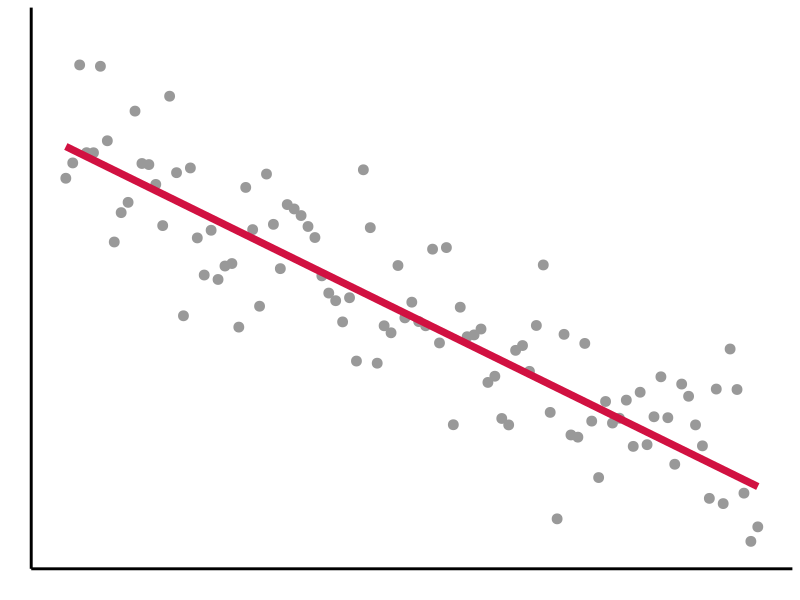
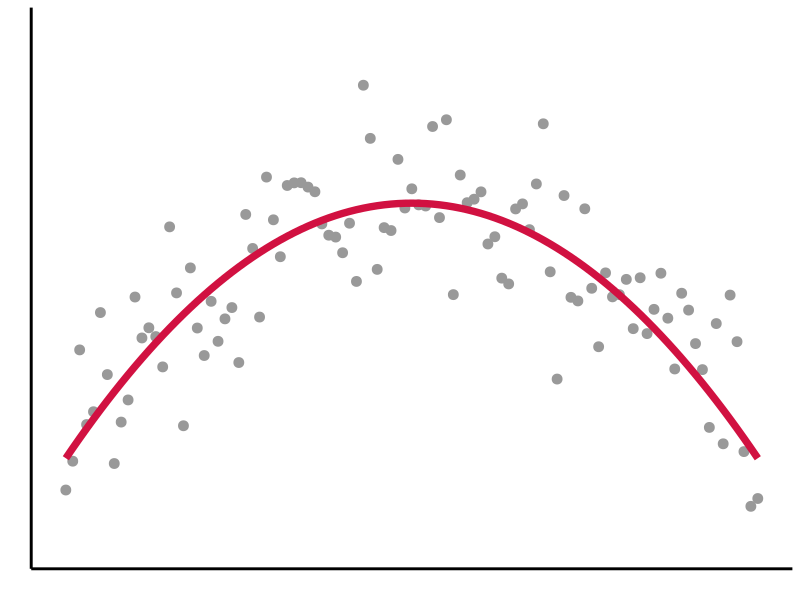
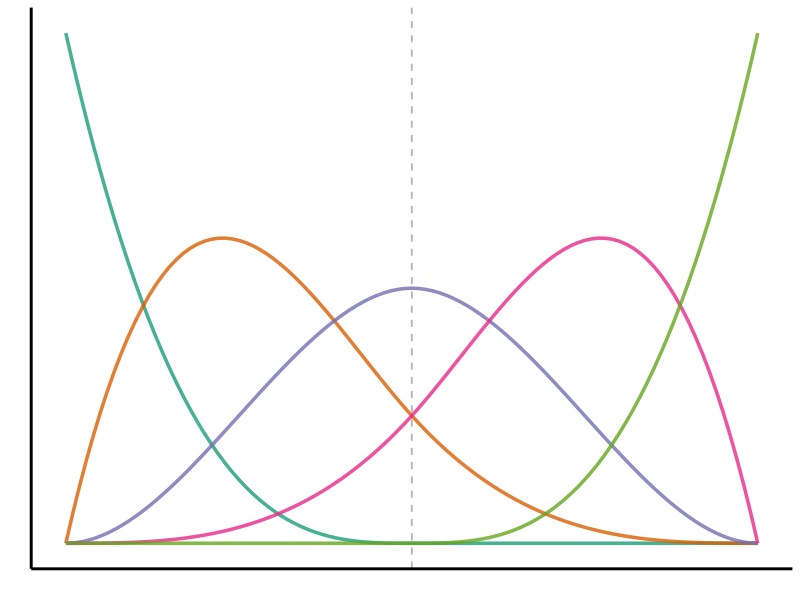
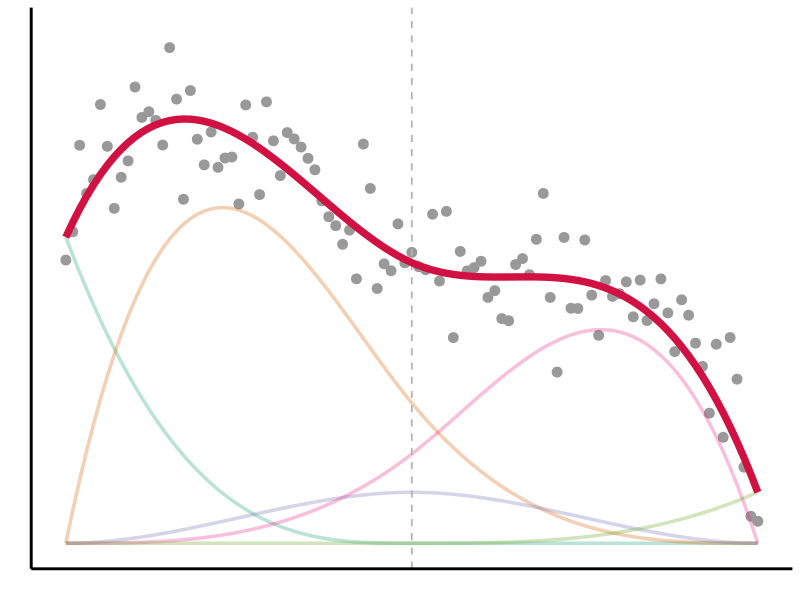
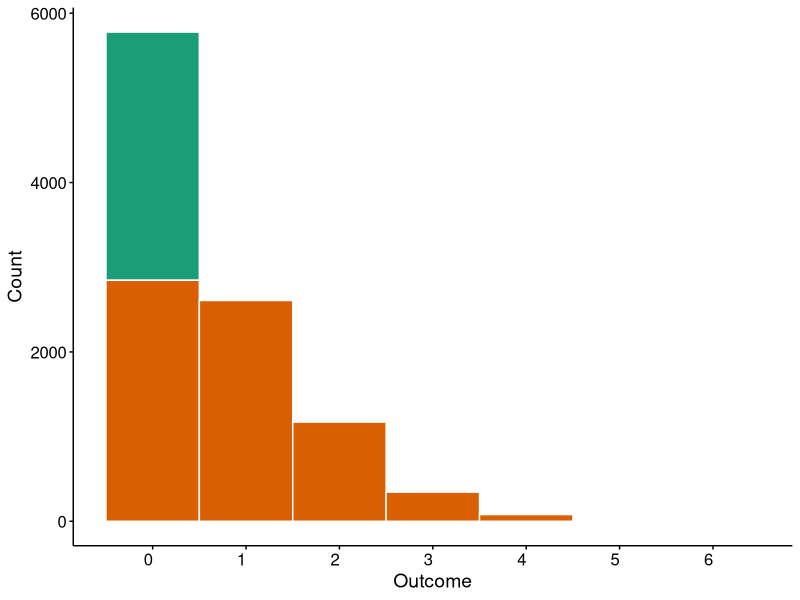

Write the R code that produced these figures, in order.
rm(list=ls())

library(here)       # version 1.0.1
library(splines2)   # version 0.5.0
library(tidyverse)  # version 2.0.0

output_fig_dir <- here("Figures")
if (!dir.exists(output_fig_dir)){
  dir.create(output_fig_dir, recursive = TRUE)
}

# Figure S1

## Simple linear regression
x <- seq(0, 1, 0.01)
set.seed(123)
gp <- data.frame(x = x, y = -6*x+7+rnorm(x,0,1)) %>% 
  ggplot(aes(x=x, y=y))+
  geom_point(size=3, color="gray60")+
  stat_function(fun=function(x) -6*x+7, color="#d11141", size=2.5)+
  scale_y_continuous(limits=c(0,9))+
  theme_classic()+
  labs(y="", x="")+
  theme(axis.text.y=element_blank(),
        axis.text.x=element_blank(),
        axis.ticks=element_blank(),
        axis.line=element_line(color="black", size=1))
print(gp)
ggsave(file = here("Figures", "Figure_S1_1.png"), plot=gp, dpi=350, width=6.2, height=4.2)    


## Quadratic regression
set.seed(123)
gp <- data.frame(x = x, y = -18*(x-0.5)^2+6+rnorm(x,0,1)) %>% 
  ggplot(aes(x=x, y=y))+
  geom_point(size=3, color="gray60")+
  stat_function(fun=function(x) -18*(x-0.5)^2+6, color="#d11141", size=2.5)+
  scale_y_continuous(limits=c(0,9))+
  theme_classic()+
  labs(y="", x="")+
  theme(axis.text.y=element_blank(),
        axis.text.x=element_blank(),
        axis.ticks=element_blank(),
        axis.line=element_line(color="black", size=1))
print(gp)
ggsave(file = here("Figures", "Figure_S1_2.png"), plot=gp, dpi=350, width=6.2, height=4.2)    


## B-Spline regression
### base functions
knots <- seq(0, 1, length=3)
knots <- knots[2:(length(knots)-1)]
bsMat <- t(bSpline(x, knots=knots, degree=3, intercept=TRUE))

### Visualization of base functions
gp <- as.data.frame(t(bsMat)) %>% cbind(x) %>% 
  pivot_longer(!`x`, names_to="basis_id", values_to="value") %>% 
  ggplot(aes(x=x, y=value, color=basis_id))+
  geom_line(size=1.2, alpha=0.8)+
  geom_vline(data=data.frame(knots), aes(xintercept=knots), linetype="dashed", color="gray70", size=0.6)+
  scale_y_continuous(limits=c(0,1))+
  scale_color_brewer(palette="Dark2")+
  theme_classic()+
  labs(y="", x="")+
  theme(axis.text.y=element_blank(),
        axis.text.x=element_blank(),
        axis.ticks=element_blank(),
        axis.line=element_line(color="black", size=1),
        legend.position="none")
print(gp)
ggsave(file = here("Figures", "Figure_S1_3.png"), plot=gp, dpi=350, width=6.2, height=2.2)

### weights of base functions
w <- c(6, 11, 2, 7, 1)

### Make the figure
set.seed(123)
gp <- as.data.frame(t(w*bsMat)) %>% cbind(x) %>% 
  pivot_longer(!`x`, names_to="basis_id", values_to="value") %>% 
  ggplot(aes(x=x, y=value, color=basis_id))+
  geom_point(data=data.frame(x = x, y = t(w%*%bsMat)+rnorm(x, 0, 0.8)), aes(x=x, y=y), size=3, color="gray60")+
  geom_line(size=1.2, alpha=0.3)+
  geom_vline(data=data.frame(knots), aes(xintercept=knots), linetype="dashed", color="gray70", size=0.6)+
  geom_line(data=data.frame(x = x, y = t(w%*%bsMat)), aes(x=x, y=y), color="#d11141", size=2.5)+
  scale_y_continuous(limits=c(0,10))+
  scale_color_brewer(palette="Dark2")+
  theme_classic()+
  labs(y="", x="")+
  theme(axis.text.y=element_blank(),
        axis.text.x=element_blank(),
        axis.ticks=element_blank(),
        axis.line=element_line(color="black", size=1),
        legend.position="none")
print(gp)
ggsave(file = here("Figures", "Figure_S1_4.png"), plot=gp, dpi=350, width=6.2, height=4.2)



# Figure 1
d.sim <- data.frame(matrix(rep(NA, 3), nrow=1))[numeric(0), ]
colnames(d.sim) <- c("Poisson", "Bernoulli", "ZIP")
set.seed(123)
for(i in 1:10000){
  tmp1 <- rpois(1, 0.9)
  tmp2 <- rbinom(1, 1, 0.7)
  if(tmp2 == 0){tmp3 <- 0} else {tmp3 <- tmp1}
  d.sim[i,] <- c(tmp1, tmp2, tmp3)
}
rm(tmp1, tmp2, tmp3)

d.sim %>% select(ZIP) %>% unique()

d.sim$Poisson %>% mean()    # lambda
d.sim$Bernoulli %>% mean()  # theta

gp <- d.sim %>% mutate(Bernoulli = as.factor(Bernoulli)) %>% 
  ggplot(aes(x=ZIP, fill=Bernoulli))+
  geom_histogram(bins=7, color="white")+
  scale_x_continuous(breaks=0:7)+
  scale_fill_brewer(palette="Dark2")+
  theme_classic()+
  labs(y="Count", x="Outcome")+
  theme(axis.ticks=element_line(color = "black"),
        axis.text.x=element_text(size=12, color="black", angle=0, hjust=1),
        axis.text.y=element_text(size=12, color="black"),
        axis.title=element_text(size=14, color="black"),
        strip.text=element_text(size=14, face="bold"),
        legend.position="none")
print(gp)
ggsave(file = here("Figures", "Figure_1.png"), plot=gp, dpi=350, width=4.2, height=4.2)
